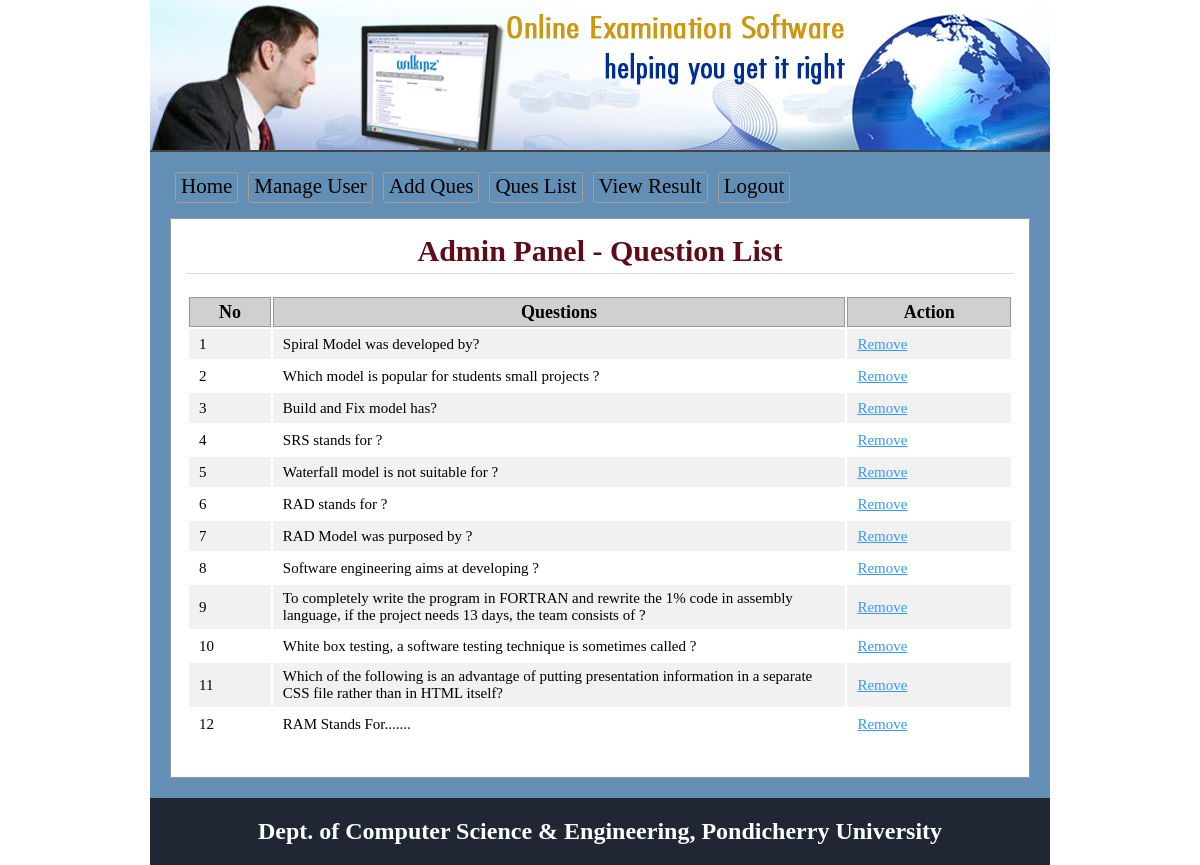
/admin/queslist.php (signed in), run on the app's committed database.
### tables this page shows
CREATE TABLE `tbl_ques` (
  `id` int(11) NOT NULL,
  `quesNo` int(11) NOT NULL,
  `ques` text NOT NULL
);

### lib/Database.php (called while the page is built, shortened)
<?php
Class Database{
	public $host   = DB_HOST;
	public $user   = DB_USER;
	public $pass   = DB_PASS;
	public $dbname = DB_NAME;
	public $link;
	private function connectDB(){
	$this->link = new mysqli($this->host, $this->user, $this->pass, $this->dbname);
 }
	public function select($query){
		$result = $this->link->query($query) or die($this->link->error.__LINE__);
		if($result->num_rows > 0){
			return $result;
		} else {
			return false;
		}
	}
}

### classes/Exam.php (called while the page is built, shortened)
<?php
    $filepath = realpath(dirname(__FILE__));
	include_once ($filepath.'/../lib/Database.php');
class Exam{
	private $db;
	public function __construct(){
		$this->db = new Database();
	}
	public function getQueByOrder(){
		$query = "select * from tbl_ques order by quesNo ASC";
		$result = $this->db->select($query);
		return $result;
	}
}
?>

### admin/queslist.php (the view, shortened to what this page needs)
<?php
    $filepath = realpath(dirname(__FILE__));
	include_once ($filepath.'/inc/header.php');
	include_once ($filepath.'/../classes/Exam.php');
	$exm = new Exam();
?>
<div class="main">
	<h1>Admin Panel - Question List</h1>
		<div class = "quelist">
			<table class = "tblone">
			<tr>
				<th width = "10%">No</th>
				<th width = " 70%">Questions</th>
				<th width = "20%">Action</th>
			</tr>
	<?php
	$getData = $exm->getQueByOrder();
	if($getData){
		$i = 0;
		while($result = $getData->fetch_assoc()){
			$i++;
	?>
			<tr>
				<td><?php echo $i; ?></td>
				<td><?php echo $result['ques']; ?></td>
				<td>
					<a onclick = "return confirm('Are you sure to Remove')" href = "?delque=<?php echo $result['quesNo']; ?>">Remove</a>
				</td>
			</tr>
	<?php } } ?>
			</table>
</div>
<?php include 'inc/footer.php'; ?>

### admin/inc/header.php (shortened to what this page needs)
<?php
    include_once ("../lib/Database.php");
?>
<!doctype html>
<html>
<head>
	<link rel="stylesheet" href="css/admin.css">
</head>
<body>
<div class="phpcoding">
	<section class="headeroption"></section>
		<section class="maincontent">
		<div class="menu">
		<ul>
			<li><a href="index.php">Home</a></li>
			<li><a href="users.php">Manage User</a></li>
			<li><a href="quesadd.php">Add Ques</a></li>
			<li><a href="queslist.php">Ques List</a></li>
			<li><a href="">View Result</a></li>
			<li><a href="?action=logout">Logout</a></li>
		</ul>
	 </div>

### admin/inc/footer.php
 </section>
<section class="footeroption">
		<h2><?php echo "Dept. of Computer Science & Engineering, Pondicherry University"; ?></h2>
	</section>
</div>
</body>
</html>

### admin/css/admin.css (style rules this page uses)
* { margin:0;padding:0;outline:none }
body { font-family:verdana }
.phpcoding { width:900px; margin: 0 auto;background:#638FB4 }
.headeroption { background: #444 url("../img/Online.jpg") scroll 0 0; border-bottom: 2px solid #444444; height: 150px; }
.footeroption { background:#202633;color:#fff;text-align:center;padding:20px; font-family: "Times New Roman", Georgia, Serif; }
.headeroption h2, .footeroption h2 { margin:0;font-size:24px }
.maincontent { font-size: 18px; min-height: 430px; padding: 20px; }
.tblone { width:100%;border:1px solid #fff;margin:20px 0 }
.tblone td { font-size: 15px; padding: 5px 10px; }
table.tblone th { background-color: #d0d0d0; border: 1px solid #999; }
table.tblone tr:nth-child(2n+1) { background:#fff;height:30px; }
table.tblone tr:nth-child(2n) { background:#f1f1f1;height:30px; }
.tblone td a { color:#3399FF; }
.main { background: #fff none repeat scroll 0 0; border: 1px solid #999; margin-top: 10px; min-height: 368px; padding: 15px; width: 828px; }
.main h1 { border-bottom: 1px solid #ddd; text-align: center; color: #766063; margin: 0 0 5px; padding-bottom: 5px; }
.menu { overflow:hidden; }
.menu ul { margin:0;padding:0;list-style:none }
.menu ul li { display:block;float:left; }
.menu ul li a { border: 1px solid #9f9f9f; border-radius: 3px; color: #010002; font-family: "Times New Roman", Times, serif; display: block; font-size: 21px; margin: 0 5px 5px; padding: 1px 5px 3px; text-decoration: none; }

### admin/queslist.php (style rules this page uses)
.main h1 { font-family: "Times New Roman", Georgia, Serif; font-size: 30px; color:#5e0c17; }

### data on the page
tbl_ques: ques "Spiral Model was developed by?"
tbl_ques: ques "Which model is popular for students small projects ?"
tbl_ques: ques "Build and Fix model has?"
tbl_ques: ques "SRS stands for ?"
tbl_ques: ques "Waterfall model is not suitable for ?"
tbl_ques: ques "RAD stands for ?"
tbl_ques: ques "RAD Model was purposed by ?"
tbl_ques: ques "Software engineering aims at developing ?"
tbl_ques: ques "To completely write the program in FORTRAN and rewrite the 1% code in assembly language, if the project needs 13 days, the team consists of ?"
tbl_ques: ques "White box testing, a software testing technique is sometimes called ?"
tbl_ques: ques "Which of the following is an advantage of putting presentation information in a separate CSS file rather than in HTML itself?"
tbl_ques: ques "RAM Stands For......."
